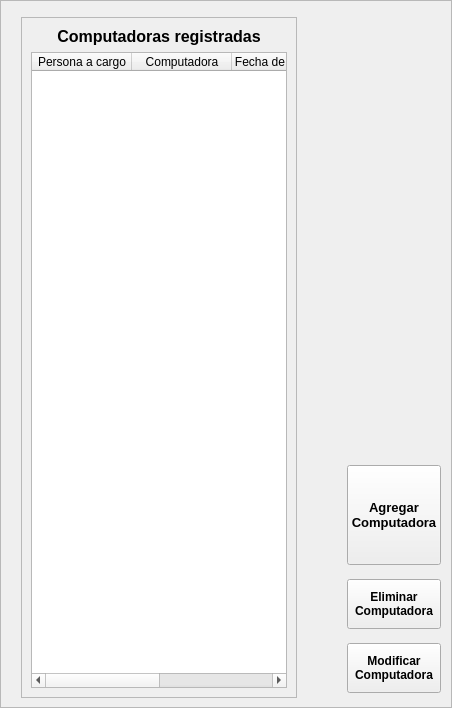
               <widget class="QWidget" name="page">
                <layout class="QGridLayout" name="gridLayout_6">
                 <property name="leftMargin">
                  <number>0</number>
                 </property>
                 <property name="topMargin">
                  <number>0</number>
                 </property>
                 <property name="rightMargin">
                  <number>0</number>
                 </property>
                 <property name="bottomMargin">
                  <number>0</number>
                 </property>
                 <property name="spacing">
                  <number>0</number>
                 </property>
                 <item row="0" column="0">
                  <widget class="QFrame" name="frame_9">
                   <property name="frameShape">
                    <enum>QFrame::StyledPanel</enum>
                   </property>
                   <property name="frameShadow">
                    <enum>QFrame::Raised</enum>
                   </property>
                   <layout class="QVBoxLayout" name="verticalLayout_9" stretch="0,0">
                    <property name="spacing">
                     <number>7</number>
                    </property>
                    <property name="leftMargin">
                     <number>0</number>
                    </property>
                    <property name="topMargin">
                     <number>0</number>
                    </property>
                    <property name="rightMargin">
                     <number>0</number>
                    </property>
                    <property name="bottomMargin">
                     <number>0</number>
                    </property>
                    <item>
                     <widget class="QWidget" name="widget_5" native="true">
                      <property name="maximumSize">
                       <size>
                        <width>16777215</width>
                        <height>60</height>
                       </size>
                      </property>
                      <layout class="QVBoxLayout" name="verticalLayout_10">
                       <property name="spacing">
                        <number>0</number>
                       </property>
                       <property name="leftMargin">
                        <number>0</number>
                       </property>
                       <property name="topMargin">
                        <number>0</number>
                       </property>
                       <property name="rightMargin">
                        <number>0</number>
                       </property>
                       <property name="bottomMargin">
                        <number>0</number>
                       </property>
                      </layout>
                     </widget>
                    </item>
                    <item>
                     <widget class="QWidget" name="widget_6" native="true">
                      <property name="styleSheet">
                       <string notr="true"/>
                      </property>
                      <layout class="QHBoxLayout" name="horizontalLayout_7">
                       <property name="spacing">
                        <number>0</number>
                       </property>
                       <property name="leftMargin">
                        <number>0</number>
                       </property>
                       <property name="topMargin">
                        <number>0</number>
                       </property>
                       <property name="rightMargin">
                        <number>0</number>
                       </property>
                       <property name="bottomMargin">
                        <number>0</number>
                       </property>
                       <item>
                        <widget class="QWidget" name="widget_7" native="true">
                         <property name="sizePolicy">
                          <sizepolicy hsizetype="Expanding" vsizetype="Preferred">
                           <horstretch>0</horstretch>
                           <verstretch>0</verstretch>
                          </sizepolicy>
                         </property>
                         <property name="styleSheet">
                          <string notr="true"/>
                         </property>
                         <layout class="QGridLayout" name="gridLayout_10">
                          <property name="leftMargin">
                           <number>20</number>
                          </property>
                          <property name="rightMargin">
                           <number>50</number>
                          </property>
                          <item row="0" column="0" colspan="2">
                           <widget class="QFrame" name="frame_11">
                            <property name="sizePolicy">
                             <sizepolicy hsizetype="Expanding" vsizetype="Preferred">
                              <horstretch>0</horstretch>
                              <verstretch>0</verstretch>
                             </sizepolicy>
                            </property>
                            <property name="frameShape">
                             <enum>QFrame::StyledPanel</enum>
                            </property>
                            <property name="frameShadow">
                             <enum>QFrame::Raised</enum>
                            </property>
                            <layout class="QVBoxLayout" name="verticalLayout_13">
                             <item>
                              <widget class="QLabel" name="label_20">
                               <property name="font">
                                <font>
                                 <pointsize>12</pointsize>
                                 <weight>75</weight>
                                 <bold>true</bold>
                                </font>
                               </property>
                               <property name="text">
                                <string>Computadoras registradas</string>
                               </property>
                               <property name="alignment">
                                <set>Qt::AlignCenter</set>
                               </property>
                              </widget>
                             </item>
                             <item>
                              <widget class="QTableWidget" name="computadoras_registradas_table">
                               <column>
                                <property name="text">
                                 <string>Persona a cargo</string>
                                </property>
                               </column>
                               <column>
                                <property name="text">
                                 <string>Computadora</string>
                                </property>
                               </column>
                               <column>
                                <property name="text">
                                 <string>Fecha de entrega</string>
                                </property>
                               </column>
                               <column>
                                <property name="text">
                                 <string>MAC ADREES</string>
                                </property>
                               </column>
                              </widget>
                             </item>
                            </layout>
                           </widget>
                          </item>
                         </layout>
                        </widget>
                       </item>
                       <item alignment="Qt::AlignRight">
                        <widget class="QWidget" name="widget_8" native="true">
                         <property name="styleSheet">
                          <string notr="true"/>
                         </property>
                         <layout class="QVBoxLayout" name="verticalLayout_11">
                          <property name="spacing">
                           <number>0</number>
                          </property>
                          <property name="leftMargin">
                           <number>0</number>
                          </property>
                          <property name="topMargin">
                           <number>0</number>
                          </property>
                          <property name="rightMargin">
                           <number>10</number>
                          </property>
                          <property name="bottomMargin">
                           <number>0</number>
                          </property>
                          <item alignment="Qt::AlignHCenter">
                           <widget class="QLabel" name="label_14">
                            <property name="text">
                             <string/>
                            </property>
                            <property name="pixmap">
                             <pixmap>../assets/files/ok.png</pixmap>
                            </property>
                           </widget>
                          </item>
                          <item>
                           <spacer name="verticalSpacer_7">
                            <property name="orientation">
                             <enum>Qt::Vertical</enum>
                            </property>
                            <property name="sizeHint" stdset="0">
                             <size>
                              <width>20</width>
                              <height>443</height>
                             </size>
                            </property>
                           </spacer>
                          </item>
                          <item>
                           <widget class="QPushButton" name="agregar_compu_btn">
                            <property name="minimumSize">
                             <size>
                              <width>0</width>
                              <height>100</height>
                             </size>
                            </property>
                            <property name="font">
                             <font>
                              <pointsize>10</pointsize>
                              <weight>75</weight>
                              <bold>true</bold>
                             </font>
                            </property>
                            <property name="text">
                             <string>Agregar 
Computadora</string>
                            </property>
                           </widget>
                          </item>
                          <item>
                           <widget class="QLabel" name="label_4">
                            <property name="text">
                             <string/>
                            </property>
                           </widget>
                          </item>
                          <item>
                           <widget class="QPushButton" name="eliminar_compu_btn">
                            <property name="minimumSize">
                             <size>
                              <width>0</width>
                              <height>50</height>
                             </size>
                            </property>
                            <property name="font">
                             <font>
                              <weight>75</weight>
                              <bold>true</bold>
                             </font>
                            </property>
                            <property name="text">
                             <string>Eliminar 
Computadora</string>
                            </property>
                           </widget>
                          </item>
                          <item>
                           <widget class="QLabel" name="label_16">
                            <property name="text">
                             <string/>
                            </property>
                           </widget>
                          </item>
                          <item>
                           <widget class="QPushButton" name="modificar_compu_btn">
                            <property name="minimumSize">
                             <size>
                              <width>0</width>
                              <height>50</height>
                             </size>
                            </property>
                            <property name="font">
                             <font>
                              <weight>75</weight>
                              <bold>true</bold>
                             </font>
                            </property>
                            <property name="text">
                             <string>Modificar 
Computadora</string>
                            </property>
                           </widget>
                          </item>
                          <item>
                           <widget class="QLabel" name="label_17">
                            <property name="text">
                             <string/>
                            </property>
                           </widget>
                          </item>
                         </layout>
                        </widget>
                       </item>
                      </layout>
                     </widget>
                    </item>
                   </layout>
                  </widget>
                 </item>
                </layout>
               </widget>
